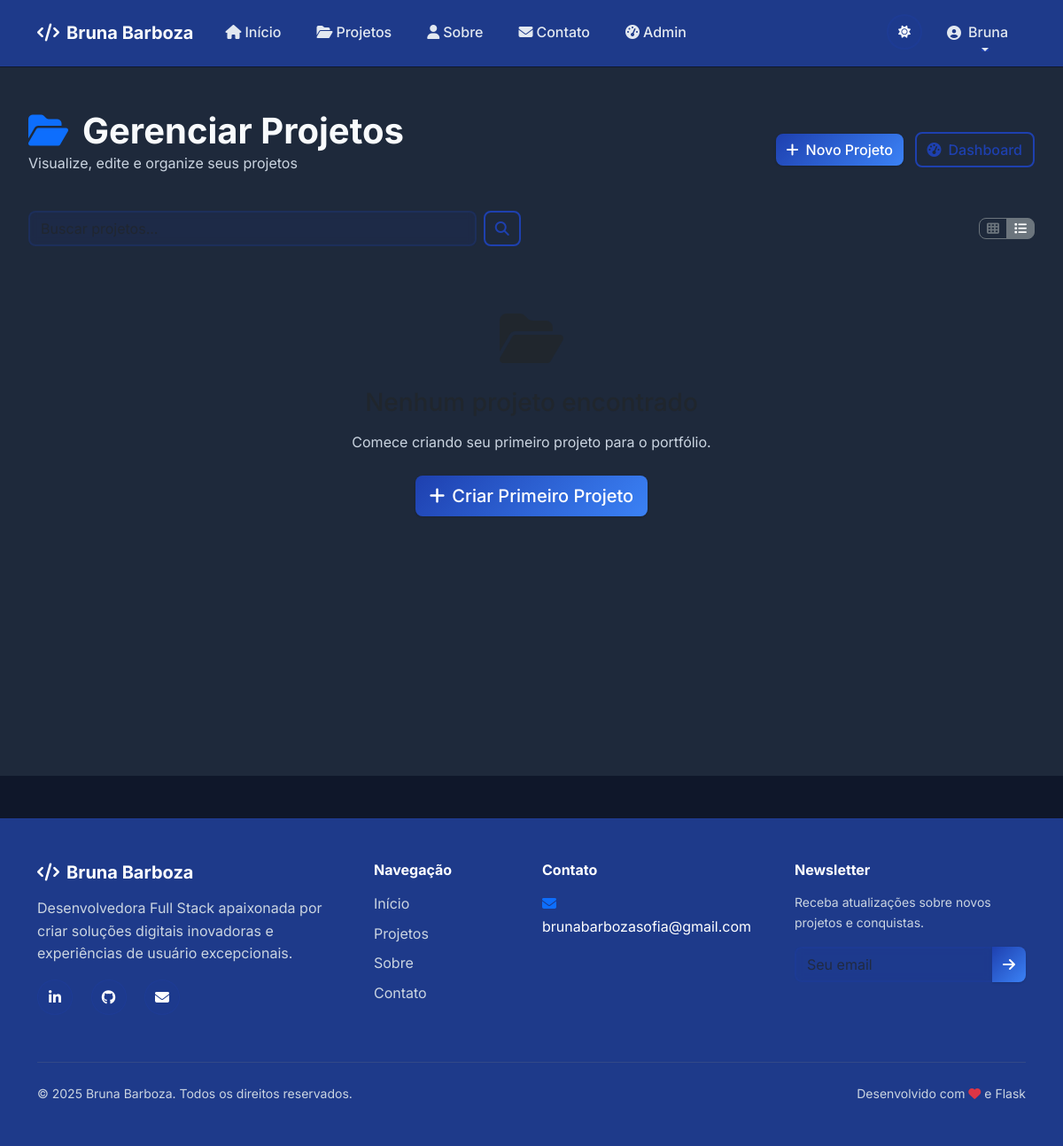
The page /admin/projects (signed in) on the database as committed earlier.
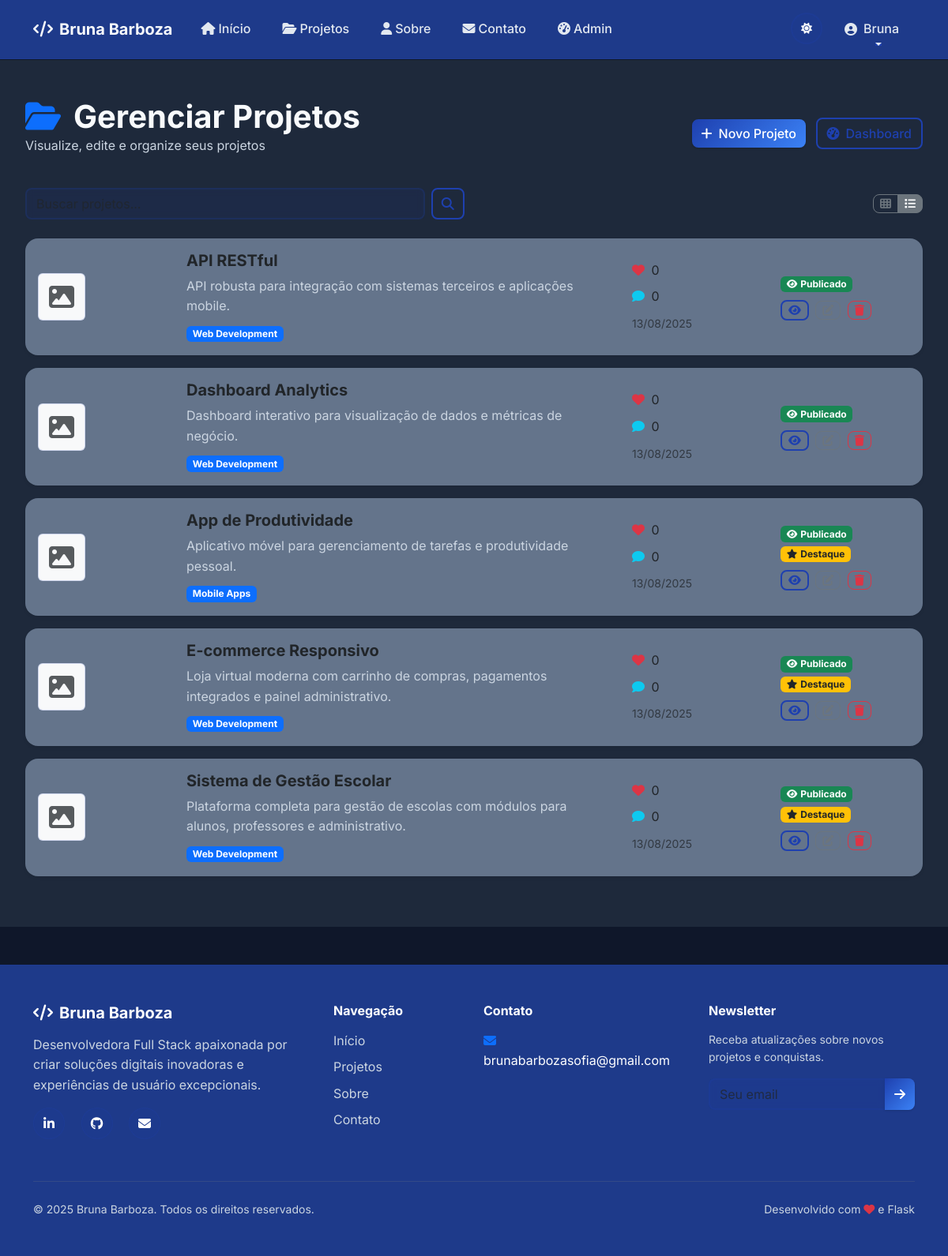
The same page on the database as committed later.
### models.py (models this page shows, shortened)
class Project(db.Model):
    __tablename__ = 'projects'
    id = db.Column(db.Integer, primary_key=True)
    title = db.Column(db.String(200), nullable=False)
    description = db.Column(db.Text, nullable=False)
    content = db.Column(db.Text)
    image_url = db.Column(db.String(300))
    video_url = db.Column(db.String(300))
    project_url = db.Column(db.String(300))
    github_url = db.Column(db.String(300))
    is_published = db.Column(db.Boolean, default=False)
    is_featured = db.Column(db.Boolean, default=False)
    created_at = db.Column(db.DateTime, default=datetime.utcnow)
    updated_at = db.Column(db.DateTime, default=datetime.utcnow, onupdate=datetime.utcnow)
    category_id = db.Column(db.Integer, db.ForeignKey('categories.id'))
    tags = db.relationship('Tag', secondary=project_tags, lazy='subquery',
                          backref=db.backref('projects', lazy=True))
    comments = db.relationship('Comment', backref='project', lazy=True, cascade='all, delete-orphan')
    likes = db.relationship('Like', backref='project', lazy=True, cascade='all, delete-orphan')
    @property
    def likes_count(self):
        return len(self.likes)
    @property
    def comments_count(self):
        return len(self.comments)

class Category(db.Model):
    __tablename__ = 'categories'
    id = db.Column(db.Integer, primary_key=True)
    name = db.Column(db.String(50), unique=True, nullable=False)
    description = db.Column(db.String(200))
    color = db.Column(db.String(7), default='#1e40af')  # Default dark blue
    projects = db.relationship('Project', backref='category', lazy=True)

### routes.py (the view)
    def decorated_function(*args, **kwargs):
        if not current_user.is_authenticated or not current_user.is_admin:
            flash('Acesso negado. Apenas administradores podem acessar esta página.', 'error')
            return redirect(url_for('main.index'))
        return f(*args, **kwargs)

### routes.py (called while the page is built)
@main_bp.app_template_filter('format_date')
def format_date_filter(date):
    return format_date(date)

@main_bp.app_template_filter('truncate')
def truncate_filter(text, length=150):
    return truncate_text(text, length)

def admin_required(f):
    def decorated_function(*args, **kwargs):
        if not current_user.is_authenticated or not current_user.is_admin:
            flash('Acesso negado. Apenas administradores podem acessar esta página.', 'error')
            return redirect(url_for('main.index'))
        return f(*args, **kwargs)
    decorated_function.__name__ = f.__name__
    return decorated_function

@admin_bp.route('/projects')
@login_required
@admin_required
def projects_list():
    page = request.args.get('page', 1, type=int)
    projects = Project.query.order_by(desc(Project.created_at)).paginate(
        page=page, per_page=10, error_out=False
    )
    return render_template('admin/projects_list.html', projects=projects)

### utils.py (called while the page is built)
def format_date(date_obj):
    if not date_obj:
        return ""
    return date_obj.strftime("%d/%m/%Y")

### templates/admin/projects_list.html (shortened to what the changed rows need)
{% extends "base.html" %}
{% block content %}
<section class="admin-section py-5">
    <div class="container-fluid">
        <div class="d-flex justify-content-between align-items-center mb-4">
            <div>
                <h1 class="display-6 fw-bold mb-0">
                    <i class="fas fa-folder-open me-3 text-primary"></i>Gerenciar Projetos
                </h1>
            </div>
        </div>
        {% if projects.items %}
        <div class="projects-container" id="projectsContainer">
            {% for project in projects.items %}
            <div class="project-item card mb-3 border-0 shadow-sm">
                <div class="card-body">
                    <div class="row align-items-center">
                        <div class="col-lg-2 col-md-3">
                            {% if project.image_url %}
                            <img src="{{ url_for('main.uploaded_file', filename=project.image_url) }}"
                                 class="img-fluid rounded" alt="{{ project.title }}">
                            {% else %}
                            <div class="placeholder-image d-flex align-items-center justify-content-center rounded bg-light">
                                <i class="fas fa-image fa-2x text-muted"></i>
                            </div>
                            {% endif %}
                        </div>
                        <div class="col-lg-6 col-md-5">
                            <h5 class="fw-bold mb-2">{{ project.title }}</h5>
                            <p class="text-light-gray mb-2">{{ project.description|truncate(120) }}</p>
                            <div class="project-meta">
                                {% if project.category %}
                                <span class="badge bg-primary me-2">{{ project.category.name }}</span>
                                {% endif %}
                            </div>
                        </div>
                        <div class="col-lg-2 col-md-2">
                            <div class="project-stats">
                                <div class="stat-item mb-2">
                                    <i class="fas fa-heart text-danger me-1"></i>
                                    <span>{{ project.likes_count }}</span>
                                </div>
                                <div class="stat-item mb-2">
                                    <i class="fas fa-comment text-info me-1"></i>
                                    <span>{{ project.comments_count }}</span>
                                </div>
                                <div class="stat-item">
                                    <small class="text-muted">{{ project.created_at|format_date }}</small>
                                </div>
                            </div>
                        </div>
                        <div class="col-lg-2 col-md-2">
                            <div class="project-status mb-2">
                                {% if project.is_published %}
                                <span class="badge bg-success">
                                    <i class="fas fa-eye me-1"></i>Publicado
                                </span>
                                {% else %}
                                <span class="badge bg-secondary">
                                    <i class="fas fa-eye-slash me-1"></i>Rascunho
                                </span>
                                {% endif %}
                                {% if project.is_featured %}
                                <span class="badge bg-warning text-dark">
                                    <i class="fas fa-star me-1"></i>Destaque
                                </span>
                                {% endif %}
                            </div>
                            <div class="project-actions">
                                <a href="{{ url_for('main.project_detail', id=project.id) }}"
                                   class="btn btn-outline-primary btn-sm me-1" title="Ver projeto">
                                    <i class="fas fa-eye"></i>
                                </a>
                                <a href="{{ url_for('admin.edit_project', id=project.id) }}"
                                   class="btn btn-outline-secondary btn-sm me-1" title="Editar">
                                    <i class="fas fa-edit"></i>
                                </a>
                                <button type="button" class="btn btn-outline-danger btn-sm"
                                        onclick="confirmDelete({{ project.id }}, '{{ project.title }}')" title="Excluir">
                                    <i class="fas fa-trash"></i>
                                </button>
                            </div>
                        </div>
                    </div>
                </div>
            </div>
            {% endfor %}
        </div>
        {% else %}
        <div class="empty-state text-center py-5">
            <i class="fas fa-folder-open fa-4x text-muted mb-4"></i>
            <h3 class="text-muted mb-3">Nenhum projeto encontrado</h3>
            <p class="text-light-gray mb-4">
                {% if request.args.get('search') %}
                Não encontramos projetos com o termo "{{ request.args.get('search') }}".
                {% else %}
                Comece criando seu primeiro projeto para o portfólio.
                {% endif %}
            </p>
            <a href="{{ url_for('admin.new_project') }}" class="btn btn-primary btn-lg">
                <i class="fas fa-plus me-2"></i>Criar Primeiro Projeto
            </a>
        </div>
        {% endif %}
    </div>
</section>
{% endblock %}

Rows that differ between the two databases and show on the page:
added Project: title "API RESTful", description "API robusta para integração com sistemas terceiros e aplicações mobile.", category.name "Web Development", likes_count "0", comments_count "0", created_at "13/08/2025", is_published True (drawn)
added Project: title "Dashboard Analytics", description "Dashboard interativo para visualização de dados e métricas de negócio.", category.name "Web Development", likes_count "0", comments_count "0", created_at "13/08/2025", is_published True (drawn)
added Project: title "App de Produtividade", description "Aplicativo móvel para gerenciamento de tarefas e produtividade pessoal.", category.name "Mobile Apps", likes_count "0", comments_count "0", created_at "13/08/2025", is_published True (drawn), is_featured True (drawn)
added Project: title "E-commerce Responsivo", description "Loja virtual moderna com carrinho de compras, pagamentos integrados e painel administrativo.", category.name "Web Development", likes_count "0", comments_count "0", created_at "13/08/2025", is_published True (drawn), is_featured True (drawn)
added Project: title "Sistema de Gestão Escolar", description "Plataforma completa para gestão de escolas com módulos para alunos, professores e administrativo.", category.name "Web Development", likes_count "0", comments_count "0", created_at "13/08/2025", is_published True (drawn), is_featured True (drawn)
Other text that changed with them:
text no longer shown: "Comece criando seu primeiro projeto para o portfólio. Criar Primeiro Projeto"
